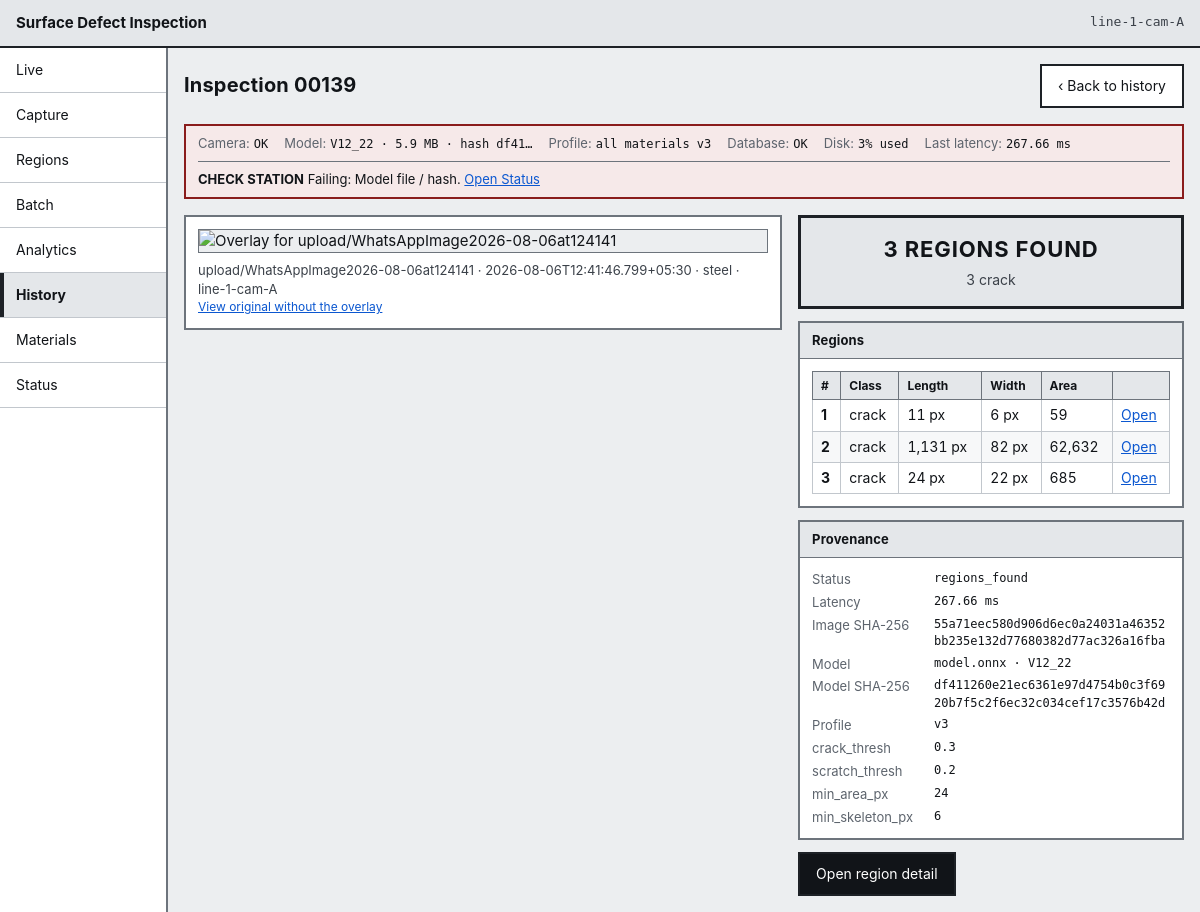
The app's page /inspections/139?back=page=1&page_size=25 with its own data.
### tables this page shows
CREATE TABLE station (
    station_id    INTEGER PRIMARY KEY AUTOINCREMENT,
    station_code  TEXT NOT NULL UNIQUE,
    line_code     TEXT NOT NULL,
    mm_per_pixel  REAL,               -- NULL until the station is calibrated
    camera_status TEXT NOT NULL DEFAULT 'ok',
    created_at    TEXT NOT NULL
);

CREATE TABLE inspection (
    inspection_id      INTEGER PRIMARY KEY AUTOINCREMENT,
    station_id         INTEGER NOT NULL REFERENCES station (station_id),
    profile_id         INTEGER NOT NULL REFERENCES profile (profile_id),
    model_version_id   INTEGER NOT NULL REFERENCES model_version (model_version_id),
    material_id        INTEGER REFERENCES material (material_id),
    batch_run_id       INTEGER REFERENCES batch_run (batch_run_id),
    image_sha256       TEXT,
    product_id         TEXT,
    captured_at        TEXT NOT NULL,
    processed_at       TEXT NOT NULL,
    status             TEXT NOT NULL CHECK (status IN (
                           'regions_found', 'clean',
                           'acquisition_failure', 'processing_failure')),
    region_count       INTEGER NOT NULL DEFAULT 0,
    latency_ms         REAL,
    source_image_path  TEXT,
    overlay_image_path TEXT,
    error_code         TEXT,
    error_message      TEXT
);

CREATE TABLE model_version (
    model_version_id INTEGER PRIMARY KEY AUTOINCREMENT,
    file_name        TEXT NOT NULL,
    version          TEXT NOT NULL,
    artefact_sha256  TEXT NOT NULL UNIQUE,
    parameter_count  INTEGER,
    size_mb          REAL,
    precision        TEXT,
    latency_ms       REAL,
    created_at       TEXT NOT NULL,
    is_active        INTEGER NOT NULL DEFAULT 0 CHECK (is_active IN (0, 1))
);

CREATE TABLE material (
    material_id    INTEGER PRIMARY KEY AUTOINCREMENT,
    material_code  TEXT NOT NULL UNIQUE,
    material_name  TEXT NOT NULL,
    support_status TEXT NOT NULL CHECK (support_status IN (
                       'supported', 'one_product_only', 'thin_coverage',
                       'typing_unsupported', 'not_supported', 'under_evaluation')),
    notes          TEXT
);

CREATE TABLE defect_region (
    region_id     INTEGER PRIMARY KEY AUTOINCREMENT,
    inspection_id INTEGER NOT NULL REFERENCES inspection (inspection_id) ON DELETE CASCADE,
    region_index  INTEGER NOT NULL,
    class_id      INTEGER NOT NULL REFERENCES defect_class (class_id),
    area_px       INTEGER NOT NULL,
    length_px     REAL NOT NULL,
    max_width_px  REAL NOT NULL,
    bbox_x        INTEGER NOT NULL,
    bbox_y        INTEGER NOT NULL,
    bbox_width    INTEGER NOT NULL,
    bbox_height   INTEGER NOT NULL,
    centroid_x    REAL,
    centroid_y    REAL,
    UNIQUE (inspection_id, region_index)
);

CREATE TABLE defect_class (
    class_id     INTEGER PRIMARY KEY,
    class_code   TEXT NOT NULL UNIQUE,
    display_name TEXT NOT NULL
);

CREATE TABLE profile (
    profile_id          INTEGER PRIMARY KEY AUTOINCREMENT,
    material_id         INTEGER REFERENCES material (material_id),
    version_no          INTEGER NOT NULL,
    crack_threshold     REAL NOT NULL,
    scratch_threshold   REAL NOT NULL,
    minimum_area_px     INTEGER NOT NULL,
    minimum_skeleton_px INTEGER NOT NULL,
    created_at          TEXT NOT NULL,
    is_active           INTEGER NOT NULL DEFAULT 0 CHECK (is_active IN (0, 1)),
    UNIQUE (material_id, version_no)
);

### app/routes/pages.py (the view)
@router.get("/inspections/{inspection_id}", response_class=HTMLResponse)
def inspection_detail(
    request: Request,
    inspection_id: int,
    conn: sqlite3.Connection = Depends(get_db),
    settings: Settings = Depends(settings_dep),
) -> HTMLResponse:
    view = inspection_view(conn, inspection_id)
    if view is None:
        raise HTTPException(status_code=404, detail=f"No inspection {inspection_id}")
    context = _base_context(request, conn, settings, "history")
    context.update({"view": view, "back_query": request.query_params.get("back", "")})
    return _templates(request).TemplateResponse(request, "inspection_detail.html", context)

### app/templates/inspection_detail.html (shortened to what this page needs)
{% extends "base.html" %}
{% block heading %}Inspection {{ "%05d"|format(view.inspection.inspection_id) }}{% endblock %}
{% block header_extra %}
<a class="button" href="/history{% if back_query %}?{{ back_query }}{% endif %}">&lsaquo; Back to history</a>
{% endblock %}
{% block content %}
<div class="live">
  <section class="live__image panel" aria-label="Evidence">
    {% if view.has_overlay %}
    <img class="image-frame" src="{{ view.overlay_url }}" alt="Overlay for {{ view.inspection.product_id }}">
    {% elif view.has_source %}
    <img class="image-frame" src="{{ view.source_url }}" alt="Source image for {{ view.inspection.product_id }}">
    {% else %}
    <div class="image-frame image-frame--empty"><p>No image stored for this inspection.</p></div>
    {% endif %}
    <p class="caption">
      {{ view.inspection.product_id or "&mdash;"|safe }} &middot; {{ view.inspection.captured_at }} &middot;
      {{ view.inspection.material_code }} &middot; {{ view.inspection.station_code }}
      {% if view.has_source and view.has_overlay %}
      <span class="caption__note"><a href="{{ view.source_url }}">View original without the overlay</a></span>
      {% endif %}
    </p>
  </section>
  <section class="live__summary" aria-label="Result">
    {% with summary = view.summary %}{% include "partials/result_banner.html" %}{% endwith %}
    {% with regions = view.regions, inspection_id = view.inspection.inspection_id %}
      {% include "partials/region_table.html" %}
    {% endwith %}
    <div class="panel">
      <h2 class="panel__title">Provenance</h2>
      <dl class="datalist datalist--mono">
        <dt>Status</dt><dd>{{ view.inspection.status }}</dd>
        <dt>Latency</dt><dd>{% if view.inspection.latency_ms %}{{ view.inspection.latency_ms }} ms{% else %}&mdash;{% endif %}</dd>
        <dt>Image SHA-256</dt><dd class="break">{{ view.inspection.image_sha256 or "&mdash;"|safe }}</dd>
        <dt>Model</dt><dd>{{ view.inspection.model_file_name }} &middot; {{ view.inspection.model_version }}</dd>
        <dt>Model SHA-256</dt><dd class="break">{{ view.inspection.artefact_sha256 }}</dd>
        <dt>Profile</dt><dd>v{{ view.inspection.profile_version }}</dd>
        <dt>crack_thresh</dt><dd>{{ view.inspection.crack_threshold }}</dd>
        <dt>scratch_thresh</dt><dd>{{ view.inspection.scratch_threshold }}</dd>
        <dt>min_area_px</dt><dd>{{ view.inspection.minimum_area_px }}</dd>
        <dt>min_skeleton_px</dt><dd>{{ view.inspection.minimum_skeleton_px }}</dd>
      </dl>
    </div>
    {% if view.regions %}
    <div class="button-row">
      <a class="button button--primary" href="/regions?inspection_id={{ view.inspection.inspection_id }}&amp;region={{ view.regions[0].region_index }}">Open region detail</a>
    </div>
    {% endif %}
  </section>
</div>
{% endblock %}

### app/templates/base.html (shortened to what this page needs)
<!DOCTYPE html>
<html lang="en">
<head>
  <link rel="stylesheet" href="/static/css/base.css">
  <link rel="stylesheet" href="/static/css/layout.css">
  <link rel="stylesheet" href="/static/css/components.css">
  <link rel="stylesheet" href="/static/css/responsive.css">
</head>
<body data-screen="{{ active }}">
  <header class="app-bar">
    <span class="app-bar__title">{{ app_title }}</span>
    <span class="app-bar__station" title="Station">{{ station }}</span>
  </header>
  <div class="shell">
    {% include "partials/navigation.html" %}
    <main id="main" class="main" tabindex="-1">
      <div class="page-header">
        <h1 class="page-header__title">{% block heading %}{% endblock %}</h1>
        <div class="page-header__extra">{% block header_extra %}{% endblock %}</div>
      </div>
      {% if health is defined %}{% include "partials/health_strip.html" %}{% endif %}
      {% block content %}{% endblock %}
    </main>
  </div>
</body>
</html>

### app/templates/partials/health_strip.html (shortened to what this page needs)
<section class="strip strip--{{ health.overall }}" aria-label="Station health">
  <ul class="strip__items">
    <li class="strip__item">
      <span class="strip__key">Camera</span>
      <span class="strip__value">{{ health.camera.state_label }}</span>
    </li>
    <li class="strip__item">
      <span class="strip__key">Model</span>
      <span class="strip__value">{{ health.model_version }}{% if health.model_size_mb %} &middot; {{ health.model_size_mb }} MB{% endif %} &middot; hash {{ health.model_sha_short }}</span>
    </li>
    <li class="strip__item">
      <span class="strip__key">Profile</span>
      <span class="strip__value">{{ health.profile_label }}{% if health.profile_version %} v{{ health.profile_version }}{% endif %}</span>
    </li>
    <li class="strip__item">
      <span class="strip__key">Database</span>
      <span class="strip__value">{{ health.database.state_label }}</span>
    </li>
    <li class="strip__item">
      <span class="strip__key">Disk</span>
      <span class="strip__value">{{ health.disk_value or health.disk.state_label }}</span>
    </li>
    <li class="strip__item">
      <span class="strip__key">Last latency</span>
      <span class="strip__value">{% if health.latency_ms %}{{ health.latency_ms }} ms{% else %}&mdash;{% endif %}</span>
    </li>
  </ul>
  {% if health.overall != "ok" %}
  <p class="strip__alert">
    <strong>{{ health.overall_label }}</strong>
    {% if health.failing %}Failing: {{ health.failing|join(", ") }}.{% endif %}
    <a href="/status">Open Status</a>
  </p>
  {% endif %}
</section>

### app/templates/partials/region_table.html
<div class="panel">
  <h2 class="panel__title" id="regions-heading">Regions</h2>
  {% if regions %}
  <div class="table-scroll">
    <table class="table table--compact" aria-labelledby="regions-heading">
      <thead>
        <tr>
          <th scope="col">#</th>
          <th scope="col">Class</th>
          <th scope="col">Length</th>
          <th scope="col">Width</th>
          <th scope="col">Area</th>
          <th scope="col"><span class="visually-hidden">Open</span></th>
        </tr>
      </thead>
      <tbody id="region-rows">
        {% for region in regions %}
        <tr>
          <th scope="row">{{ region.region_index }}</th>
          <td>{{ region.class_code }}</td>
          <td class="num">{{ region.length_px|px }}</td>
          <td class="num">{{ region.max_width_px|px }}</td>
          <td class="num">{{ region.area_px|number }}</td>
          <td><a class="link-action" href="/regions?inspection_id={{ inspection_id }}&amp;region={{ region.region_index }}">Open</a></td>
        </tr>
        {% endfor %}
      </tbody>
    </table>
  </div>
  {% else %}
  <p class="empty">No regions recorded for this inspection.</p>
  {% endif %}
</div>

### app/static/css/base.css (style rules this page uses)
:root { --ink: #111418; --ink-2: #3b4149; --ink-3: #5d646d; --paper: #ffffff; --bg: #eceef0; --panel-head: #e4e7ea; --line: #6d747c; --line-soft: #c2c7cd; --line-hard: #1d2126; --crack: #c62828; --scratch: #1565c0; --alert: #8a1c1c; --alert-bg: #f6e9e9; --warn: #6b4c00; --warn-bg: #f7f0dc; --ok: #14532d; --ok-bg: #e9f1ea; --focus: #0b57d0; --sp-1: 4px; --sp-2: 8px; --sp-3: 12px; --sp-4: 16px; --sp-5: 24px; --sp-6: 32px; --touch: 44px; --font: -apple-system, BlinkMacSystemFont, "Segoe UI", Roboto, "Helvetica Neue", Arial, sans-serif; --mono: ui-monospace, "DejaVu Sans Mono", "SFMono-Regular", Menlo, Consolas, monospace; }
*, *::before, *::after { box-sizing: border-box; }
html { -webkit-text-size-adjust: 100%; }
body { margin: 0; background: var(--bg); color: var(--ink); font-family: var(--font); font-size: 15px; line-height: 1.45; }
h1, h2, h3 { margin: 0; font-weight: 700; letter-spacing: 0.01em; }
h1 { font-size: 20px; }
h2 { font-size: 15px; }
p { margin: 0 0 var(--sp-3); }
p:last-child { margin-bottom: 0; }
a { color: var(--focus); }
.break { word-break: break-all; }
.num { text-align: right; font-variant-numeric: tabular-nums; }

### app/static/css/layout.css (style rules this page uses)
.app-bar { display: flex; justify-content: space-between; align-items: center; gap: var(--sp-3); background: var(--panel-head); border-bottom: 2px solid var(--line-hard); padding: var(--sp-3) var(--sp-4); }
.app-bar__title { font-weight: 700; font-size: 15px; }
.app-bar__station { font-family: var(--mono); font-size: 13px; color: var(--ink-2); }
.shell { display: grid; grid-template-columns: 168px minmax(0, 1fr); align-items: start; min-height: calc(100vh - 49px); }
.main { padding: var(--sp-4); min-width: 0; display: flex; flex-direction: column; gap: var(--sp-4); }
.page-header { display: flex; flex-wrap: wrap; gap: var(--sp-3); justify-content: space-between; align-items: center; }
.page-header__extra { display: flex; gap: var(--sp-2); align-items: center; flex-wrap: wrap; }
.live { display: grid; grid-template-columns: minmax(0, 1.55fr) minmax(320px, 1fr); gap: var(--sp-4); align-items: start; }
.live__summary { display: flex; flex-direction: column; gap: var(--sp-3); min-width: 0; }

### records on screen
station: station_code "line-1-cam-A", inspection.station_code "line-1-cam-A"
inspection: inspection.inspection_id "00139", latency_ms "267.66", inspection "upload/WhatsAppImage2026-08-06at124141", inspection.captured_at "2026-08-06T12:41:46.799+05:30", inspection.status "regions_found", inspection.latency_ms "267.66", inspection "55a71eec580d906d6ec0a24031a46352bb235e132d77680382d77ac326a16fba"
model_version: model_version "V12_22", model_size_mb "5.9", inspection.model_file_name "model.onnx", inspection.model_version "V12_22", inspection.artefact_sha256 "df411260e21ec6361e97d4754b0c3f6920b7f5c2f6ec32c034cef17c3576b42d"
material: inspection.material_code "steel"
defect_region: region_index "1", class_code "crack", length_px|px "11 px", max_width_px|px "6 px", area_px|number "59"
defect_region: region_index "2", class_code "crack", length_px|px "1,131 px", max_width_px|px "82 px", area_px|number "62,632"
defect_region: region_index "3", class_code "crack", length_px|px "24 px", max_width_px|px "22 px", area_px|number "685"
profile: inspection.profile_version "3", inspection.crack_threshold "0.3", inspection.scratch_threshold "0.2", inspection.minimum_area_px "24", inspection.minimum_skeleton_px "6"

### other values on screen
{{ app_title }} "Surface Defect Inspection"
{{ item.label }} "Live" "Capture" "Regions" "Batch" "Analytics" "History" "Materials" "Status"
{{ health.camera.state_label }} "OK"
{{ health.model_sha_short }} "df41…"
{{ health.profile_label }} "all materials"
{{ health.profile_version }} "3"
{{ health.database.state_label }} "OK"
{{ health.disk_value or health.disk.state_label }} "3% used"
{{ health.overall_label }} "CHECK STATION"
{{ health.failing|join(", ") }} "Model file / hash"
{{ summary.headline }} "3 REGIONS FOUND"
{{ summary.detail }} "3 crack"
